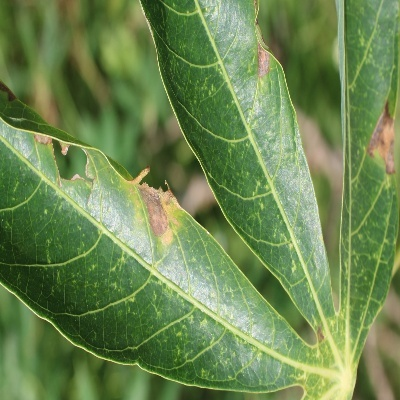
#> input picture ModelTraining/TestDataset/Cassava/0cassava_valid_bb.JPG, 400 x 400 px
$ python -i dataset_augment.py   (imports and definitions only)
#> lines starting #> are read from the running program, lines starting #| are printed output that depends on the picture
#> in enhance_image, image is the input picture: PIL image 400x400 RGB; mean R, G, B 108.5, 135.2, 80.9
import os
import random
import numpy as np
from PIL import Image, ImageFilter, ImageEnhance, UnidentifiedImageError


def random_rotate(image):
    """随机旋转图像"""
    angle = random.randint(-45, 45)  # 随机旋转角度
    return image.rotate(angle)
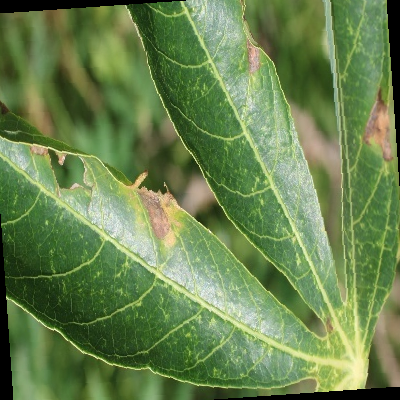
#> returned value: PIL image 400x400 RGB; mean R, G, B 105.2, 131.2, 78.6


def random_scale(image, target_size=(400, 400)):
    """随机缩放图像并调整回原尺寸"""
#> called with target_size = (400, 400)
    scale = random.uniform(0.8, 1.2)  # 随机缩放比例
    width, height = image.size
#> width = 400; height = 400
    new_width, new_height = int(width * scale), int(height * scale)
#> new_width = 441; new_height = 441
    image = image.resize((new_width, new_height), Image.Resampling.LANCZOS)
#> image: PIL image 441x441 RGB
    # 裁剪中心区域
    left = max((new_width - target_size[0]) // 2, 0)
#> left = 20
    top = max((new_height - target_size[1]) // 2, 0)
#> top = 20
    right = left + target_size[0]
#> right = 420
    bottom = top + target_size[1]
#> bottom = 420
    cropped_image = image.crop((left, top, right, bottom))
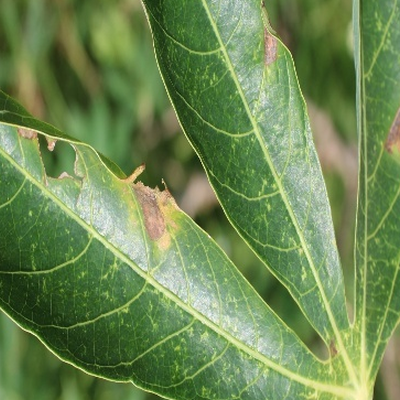
#> cropped_image: PIL image 400x400 RGB; mean R, G, B 109.7, 137.1, 82.8
    return cropped_image.resize(target_size, Image.Resampling.LANCZOS)


def add_random_noise(image):
    """向图像添加随机噪声"""
    np_image = np.array(image)
    noise = np.random.normal(0, 25, np_image.shape)  # 生成高斯噪声
    noisy_image = np_image + noise
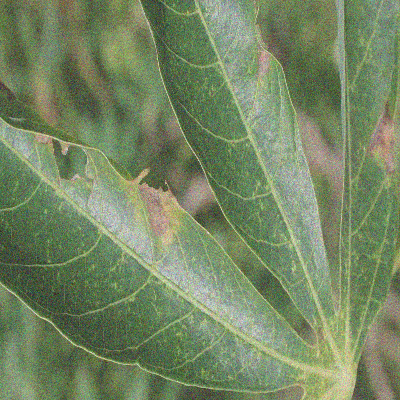
#> noisy_image: shape (400, 400, 3) float64; mean R, G, B 108.6, 135.4, 81; drawn with min black and max white
    noisy_image = np.clip(noisy_image, 0, 255).astype(np.uint8)  # 保证像素值在有效范围内
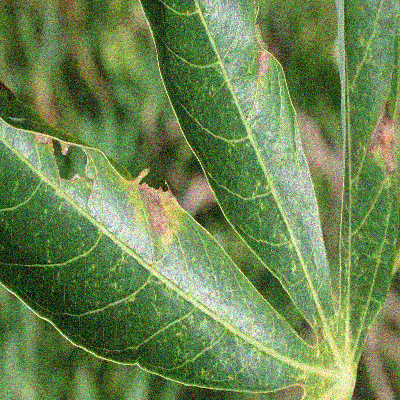
#> noisy_image: shape (400, 400, 3); mean R, G, B 108.1, 134.8, 80.9
    return Image.fromarray(noisy_image)


def random_brightness(image):
    """随机调整图像亮度"""
    enhancer = ImageEnhance.Brightness(image)
    factor = random.uniform(0.5, 1.5)  # 随机亮度调整因子
    return enhancer.enhance(factor)


def enhance_image(image_path, output_dir , target_size=(400, 400)):
    """增强图像并保存"""
    try:
        image = Image.open(image_path).convert("RGB")
    except (UnidentifiedImageError, OSError) as e:
        print(f"Skipping damaged image: {image_path} ({e})")
        return  # 跳过无法识别的损坏图片

    base_name = os.path.basename(image_path).split('.')[0]
    augmented_image = image.copy()
    # 随机应用增强
    augmented_image_with_rotate = random_rotate(augmented_image)
    augmented_image_with_scale = random_scale(augmented_image, target_size)

    # 随机噪声
    augmented_image_with_noise = add_random_noise(augmented_image)

    # 随机亮度调整
    augmented_image_with_brightness = random_brightness(augmented_image)

    # 确保输出目录存在
    os.makedirs(output_dir, exist_ok=True)

    # 保存原图
    image.save(os.path.join(output_dir, f"{base_name}.jpg"))
    # 保存增强图像
    augmented_image_with_rotate.save(os.path.join(output_dir, f"{base_name}_aug1_rotate.jpg"))
    augmented_image_with_scale.save(os.path.join(output_dir, f"{base_name}_aug2_scale.jpg"))
    augmented_image_with_noise.save(os.path.join(output_dir, f"{base_name}_aug3_noise.jpg"))
    augmented_image_with_brightness.save(os.path.join(output_dir, f"{base_name}_aug4_brightness.jpg"))


def augment_dataset(data_dir, output_dir, target_size=(400, 400)):
    """增强训练集数据"""
    train_dir = os.path.join(data_dir, "train")
    output_train_dir = os.path.join(output_dir, "train")
    for category in os.listdir(train_dir):
        category_path = os.path.join(train_dir, category)
        output_category_path = os.path.join(output_train_dir, category)
        if os.path.isdir(category_path):
            print(f"Processing category: {category}")
            for image_name in os.listdir(category_path):
                image_path = os.path.join(category_path, image_name)
                if image_path.lower().endswith(('.jpg', '.jpeg', '.png')):
                    enhance_image(image_path, output_category_path, target_size=target_size)


# 原始数据目录
data_dir = "./data/Cassava"
# 目标目录
output_dir = "./augmented_data/Cassava"

# 开始增强
# [1 line not run here, left out]

>>> result = enhance_image('../TestDataset/Cassava/0cassava_valid_bb.JPG', 'out.png')

$ run again, on ModelTraining/TestDataset/Cassava/0cassava_valid_mosaic.JPG
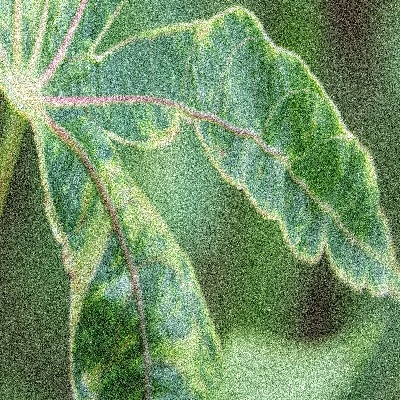
#> input picture ModelTraining/TestDataset/Cassava/0cassava_valid_mosaic.JPG, 400 x 400 px
#> in enhance_image, image is the input picture: PIL image 400x400 RGB; mean R, G, B 114.2, 146.6, 103.9
#> image: PIL image 441x441 RGB
#> in random_scale, `cropped_image = image.crop((left, top, right, bottom))`:
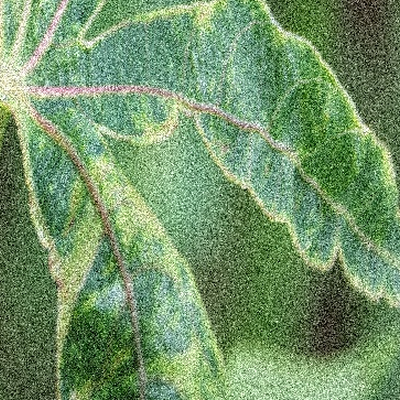
#> cropped_image: PIL image 400x400 RGB; mean R, G, B 115.1, 148.5, 105.4
#> in add_random_noise, `noisy_image = np.clip(noisy_image, 0, 255).astype(np.uint8)`:
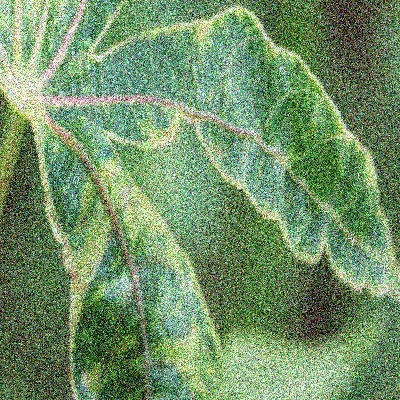
#> noisy_image: shape (400, 400, 3); mean R, G, B 114, 145.8, 104

$ run again, on ModelTraining/TestDataset/Cassava/1cassava_valid_bb.JPG
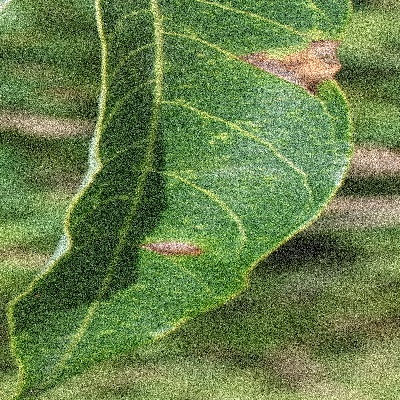
#> input picture ModelTraining/TestDataset/Cassava/1cassava_valid_bb.JPG, 400 x 400 px
#> in enhance_image, image is the input picture: PIL image 400x400 RGB; mean R, G, B 104.4, 129.4, 75.7
#> image: PIL image 441x441 RGB
#> in random_scale, `cropped_image = image.crop((left, top, right, bottom))`:
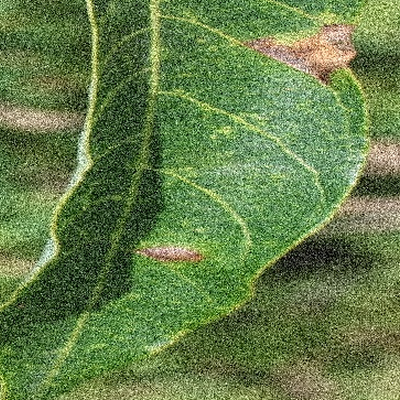
#> cropped_image: PIL image 400x400 RGB; mean R, G, B 101.6, 127.3, 74.6
#> in add_random_noise, `noisy_image = np.clip(noisy_image, 0, 255).astype(np.uint8)`:
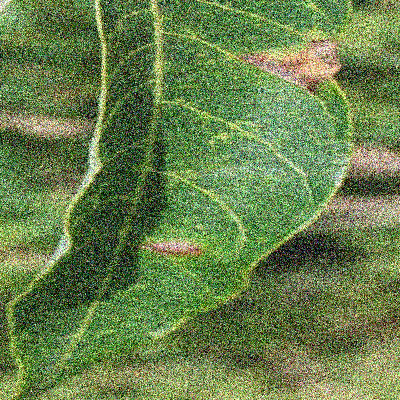
#> noisy_image: shape (400, 400, 3); mean R, G, B 104.4, 129, 76.5

$ run again, on ModelTraining/TestDataset/Cassava/1cassava_valid_bspot.JPG
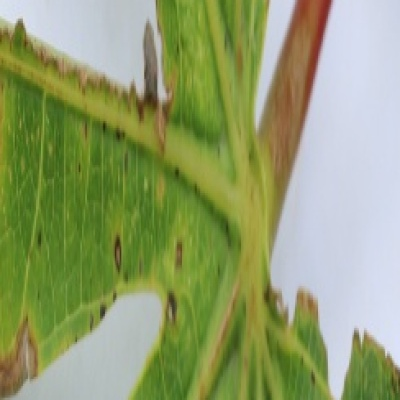
#> input picture ModelTraining/TestDataset/Cassava/1cassava_valid_bspot.JPG, 400 x 400 px
#> in enhance_image, image is the input picture: PIL image 400x400 RGB; mean R, G, B 144.7, 158.1, 108.4
#> in random_rotate, `return image.rotate(angle)`:
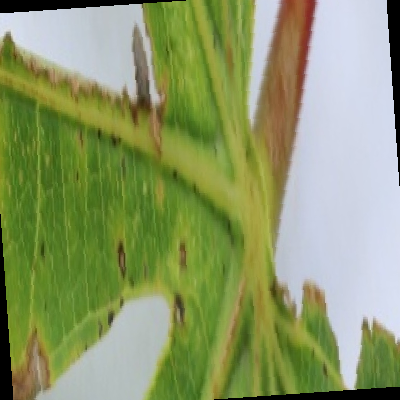
#> returned value: PIL image 400x400 RGB; mean R, G, B 139.2, 152.6, 103.6
#> image: PIL image 441x441 RGB
#> in add_random_noise, `noisy_image = np.clip(noisy_image, 0, 255).astype(np.uint8)`:
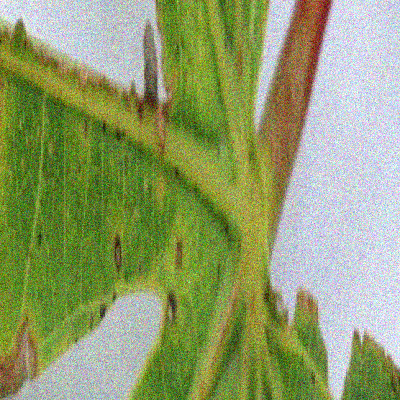
#> noisy_image: shape (400, 400, 3); mean R, G, B 144.1, 157.7, 107.7
